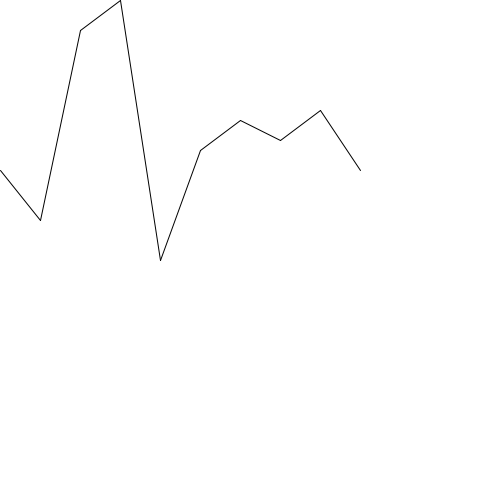
Frame 1 (no input)
Frame 60 (the mouse pressed at the canvas centre just before this capture): identical to frame 1, image omitted
Frame 120 (the mouse held since frame 60 and released just before this capture): identical to frame 1, image omitted

The Processing sketch that drew this single still picture (run headless with seeded random() and noise(); from frame 60 on, the mouse is pressed at the canvas centre):

// Processing sketch: processing_165146
// ── processing_165146.pde

float[] graphNums = {
  17, 22, 3, 0, 26, 15, 12, 14, 11, 17
};

void setup() {
  size(500,500);
 
}

void draw(){

  background(255);
  fill(255, 255, 0);
  for (int i = 0; i < graphNums.length-1; i++) {
    float x1 = i * 40;
    float y1 =  (graphNums[i] * 10);
 
    float x2 = (i+1) * 40;
    float y2 =  (graphNums[i+1] * 10);
 
    line(x1, y1, x2, y2);
  }
}
